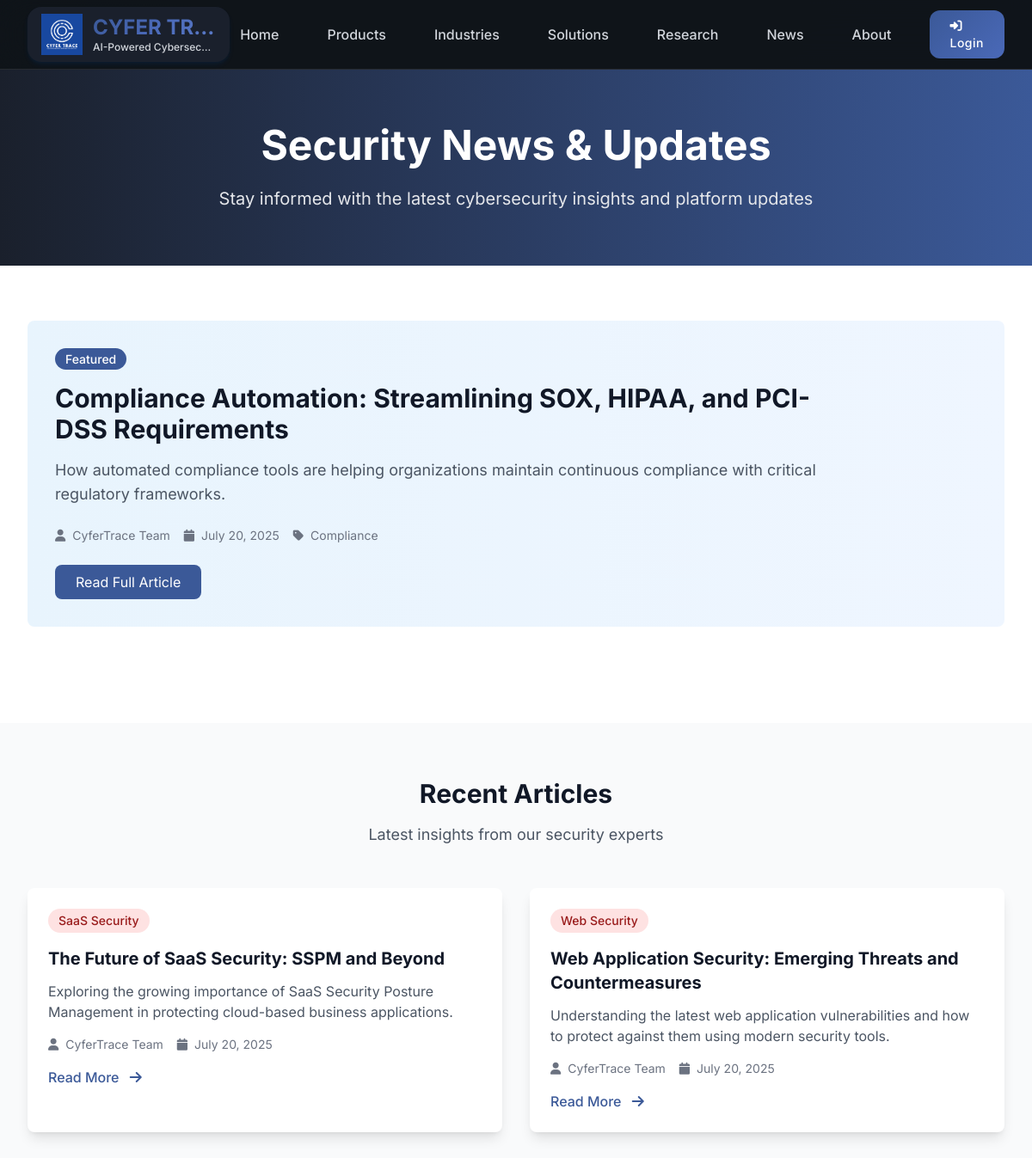
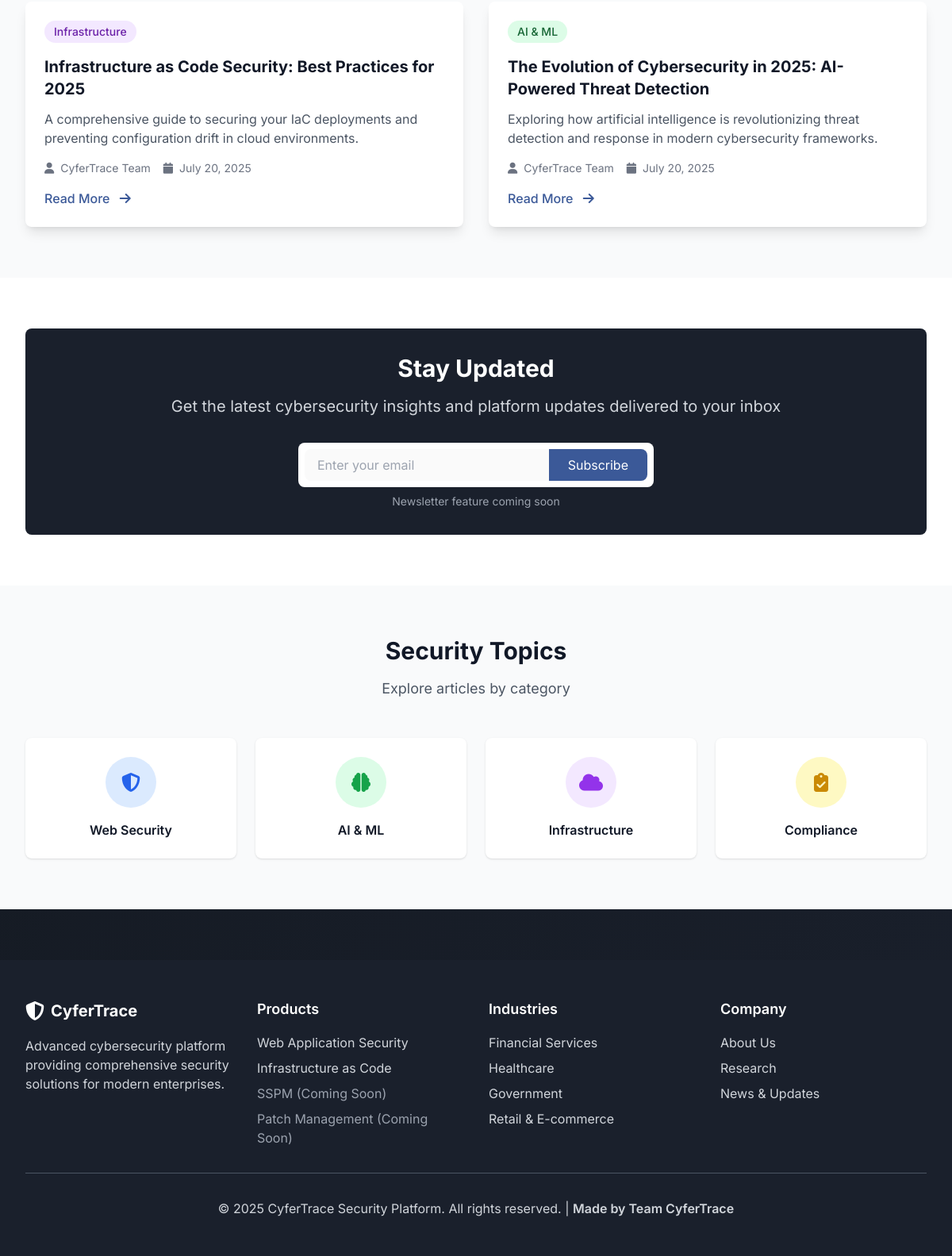
Page /news on the committed database (2 pictures, top to bottom).
### models.py (models this page shows)
class BlogPost(db.Model):
    id = db.Column(db.Integer, primary_key=True)
    title = db.Column(db.String(200), nullable=False)
    content = db.Column(db.Text, nullable=False)
    excerpt = db.Column(db.String(300))
    author = db.Column(db.String(100), default='CyferTrace Team')
    created_at = db.Column(db.DateTime, default=datetime.utcnow)
    published = db.Column(db.Boolean, default=True)
    category = db.Column(db.String(50), default='Security')

### routes.py (the view)
@app.route('/news')
def news():
    posts = BlogPost.query.filter_by(published=True).order_by(BlogPost.created_at.desc()).limit(10).all()
    return render_template('news.html', posts=posts)

### templates/news.html (shortened to what this page needs)
{% extends "base.html" %}
{% block content %}
<section class="bg-gradient-to-r from-cyber-dark to-cyber-blue text-white py-16">
    <div class="max-w-7xl mx-auto px-4 sm:px-6 lg:px-8">
        <div class="text-center">
            <h1 class="text-4xl md:text-5xl font-bold mb-6">Security News & Updates</h1>
            <p class="text-xl text-gray-200 max-w-3xl mx-auto">
                Stay informed with the latest cybersecurity insights and platform updates
            </p>
        </div>
    </div>
</section>
{% if posts %}
<section class="py-16 bg-white">
    <div class="max-w-7xl mx-auto px-4 sm:px-6 lg:px-8">
        <div class="bg-gradient-to-r from-cyber-light to-blue-50 rounded-lg p-8 mb-12">
            <div class="max-w-4xl">
                <span class="bg-cyber-blue text-white px-3 py-1 rounded-full text-sm font-medium">Featured</span>
                <h2 class="text-3xl font-bold text-gray-900 mt-4 mb-4">{{ posts[0].title }}</h2>
                <p class="text-lg text-gray-600 mb-6">{{ posts[0].excerpt }}</p>
                <div class="flex items-center text-sm text-gray-500 mb-6">
                    <i class="fas fa-user mr-2"></i>
                    <span class="mr-4">{{ posts[0].author }}</span>
                    <i class="fas fa-calendar mr-2"></i>
                    <span class="mr-4">{{ posts[0].created_at.strftime('%B %d, %Y') }}</span>
                    <i class="fas fa-tag mr-2"></i>
                    <span>{{ posts[0].category }}</span>
                </div>
                <button class="bg-cyber-blue text-white px-6 py-2 rounded-lg hover:bg-blue-700 transition-colors" onclick="toggleArticle('article-0')">
                    Read Full Article
                </button>
            </div>
        </div>
    </div>
</section>
{% endif %}
<section class="py-16 bg-gray-50">
    <div class="max-w-7xl mx-auto px-4 sm:px-6 lg:px-8">
        <div class="text-center mb-12">
            <h2 class="text-3xl font-bold text-gray-900 mb-4">Recent Articles</h2>
            <p class="text-lg text-gray-600">Latest insights from our security experts</p>
        </div>
        {% if posts|length > 1 %}
        <div class="grid grid-cols-1 lg:grid-cols-2 gap-8">
            {% for post in posts[1:] %}
            <div class="bg-white rounded-lg shadow-lg overflow-hidden">
                <div class="p-6">
                    <div class="flex items-center mb-4">
                        <span class="bg-{{ 'blue' if post.category == 'Security' else 'green' if post.category == 'AI & ML' else 'purple' if post.category == 'Infrastructure' else 'yellow' if post.category == 'Compliance' else 'red' }}-100 text-{{ 'blue' if post.category == 'Security' else 'green' if post.category == 'AI & ML' else 'purple' if post.category == 'Infrastructure' else 'yellow' if post.category == 'Compliance' else 'red' }}-800 px-3 py-1 rounded-full text-sm font-medium">
                            {{ post.category }}
                        </span>
                    </div>
                    <h3 class="text-xl font-bold text-gray-900 mb-3">{{ post.title }}</h3>
                    <p class="text-gray-600 mb-4">{{ post.excerpt }}</p>
                    <div class="flex items-center text-sm text-gray-500 mb-4">
                        <i class="fas fa-user mr-2"></i>
                        <span class="mr-4">{{ post.author }}</span>
                        <i class="fas fa-calendar mr-2"></i>
                        <span>{{ post.created_at.strftime('%B %d, %Y') }}</span>
                    </div>
                    <button class="text-cyber-blue hover:text-blue-700 transition-colors font-medium" onclick="toggleArticle('article-{{ loop.index }}')">
                        Read More <i class="fas fa-arrow-right ml-2"></i>
                    </button>
                </div>
            </div>
            {% endfor %}
        </div>
        {% else %}
        <div class="text-center py-12">
            <i class="fas fa-newspaper text-gray-400 text-6xl mb-4"></i>
            <h3 class="text-xl font-semibold text-gray-600 mb-2">No articles available</h3>
            <p class="text-gray-500">Check back soon for the latest security insights and updates.</p>
        </div>
        {% endif %}
    </div>
</section>
<section class="py-16 bg-white">
    <div class="max-w-7xl mx-auto px-4 sm:px-6 lg:px-8">
        <div class="bg-cyber-dark rounded-lg p-8 text-center text-white">
            <h2 class="text-3xl font-bold mb-4">Stay Updated</h2>
            <p class="text-xl text-gray-300 mb-8">
                Get the latest cybersecurity insights and platform updates delivered to your inbox
            </p>
            <div class="max-w-md mx-auto">
                <div class="bg-white rounded-lg p-2 flex">
                    <input type="email" placeholder="Enter your email" class="flex-1 px-4 py-2 text-gray-900 rounded-l-lg focus:outline-none" disabled>
                    <button class="bg-cyber-blue text-white px-6 py-2 rounded-r-lg hover:bg-blue-700 transition-colors" disabled>
                        Subscribe
                    </button>
                </div>
                <p class="text-sm text-gray-400 mt-2">Newsletter feature coming soon</p>
            </div>
        </div>
    </div>
</section>
<section class="py-16 bg-gray-50">
    <div class="max-w-7xl mx-auto px-4 sm:px-6 lg:px-8">
        <div class="text-center mb-12">
            <h2 class="text-3xl font-bold text-gray-900 mb-4">Security Topics</h2>
            <p class="text-lg text-gray-600">Explore articles by category</p>
        </div>
        <div class="grid grid-cols-2 md:grid-cols-4 gap-6">
            <div class="bg-white rounded-lg shadow p-6 text-center hover:shadow-lg transition-shadow">
                <div class="bg-blue-100 p-3 rounded-full w-16 h-16 mx-auto mb-4 flex items-center justify-center">
                    <i class="fas fa-shield-alt text-blue-600 text-2xl"></i>
                </div>
                <h3 class="font-semibold text-gray-900">Web Security</h3>
            </div>
            <div class="bg-white rounded-lg shadow p-6 text-center hover:shadow-lg transition-shadow">
                <div class="bg-green-100 p-3 rounded-full w-16 h-16 mx-auto mb-4 flex items-center justify-center">
                    <i class="fas fa-brain text-green-600 text-2xl"></i>
                </div>
                <h3 class="font-semibold text-gray-900">AI & ML</h3>
            </div>
            <div class="bg-white rounded-lg shadow p-6 text-center hover:shadow-lg transition-shadow">
                <div class="bg-purple-100 p-3 rounded-full w-16 h-16 mx-auto mb-4 flex items-center justify-center">
                    <i class="fas fa-cloud text-purple-600 text-2xl"></i>
                </div>
                <h3 class="font-semibold text-gray-900">Infrastructure</h3>
            </div>
            <div class="bg-white rounded-lg shadow p-6 text-center hover:shadow-lg transition-shadow">
                <div class="bg-yellow-100 p-3 rounded-full w-16 h-16 mx-auto mb-4 flex items-center justify-center">
                    <i class="fas fa-clipboard-check text-yellow-600 text-2xl"></i>
                </div>
                <h3 class="font-semibold text-gray-900">Compliance</h3>
            </div>
        </div>
    </div>
</section>
{% endblock %}

### templates/base.html (shortened to what this page needs)
<!DOCTYPE html>
<html lang="en">
<head>
    <script src="https://cdn.tailwindcss.com"></script>
    <link rel="stylesheet" href="https://cdnjs.cloudflare.com/ajax/libs/font-awesome/6.4.0/css/all.min.css">
    <link rel="stylesheet" href="{{ url_for('static', filename='css/style.css') }}">
</head>
<body>
    <div class="bg-shapes">
    </div>
    <nav class="nav-glass sticky top-0 z-50">
        <div class="max-w-7xl mx-auto px-4 sm:px-6 lg:px-8">
            <div class="flex justify-between h-20">
                <div class="flex items-center">
                    <a href="{{ url_for('index') }}" class="flex items-center group bg-cyber-dark rounded-2xl px-4 py-2 shadow-cyber" style="min-width:220px; max-width:100%; overflow:hidden;">
                        <div class="relative flex-shrink-0">
                            <img src="{{ url_for('static', filename='images/cyfer-logo.png') }}" alt="CyferTrace" class="h-12 w-12 mr-3 group-hover:scale-105 transition-transform">
                        </div>
                        <div class="flex flex-col flex-shrink min-w-0">
                            <span class="text-2xl font-bold gradient-text-blue truncate leading-tight">CYFER TRACE</span>
                            <span class="text-xs text-gray-300 font-medium truncate">AI-Powered Cybersecurity</span>
                        </div>
                    </a>
                </div>
                <div class="hidden lg:flex items-center space-x-8">
                    <a href="{{ url_for('index') }}" class="nav-link text-gray-300 hover:text-white font-medium px-3 py-2">Home</a>
                    <a href="{{ url_for('products') }}" class="nav-link text-gray-300 hover:text-white font-medium px-3 py-2">Products</a>
                    <a href="{{ url_for('industries') }}" class="nav-link text-gray-300 hover:text-white font-medium px-3 py-2">Industries</a>
                    <a href="{{ url_for('solutions') }}" class="nav-link text-gray-300 hover:text-white font-medium px-3 py-2">Solutions</a>
                    <a href="{{ url_for('research') }}" class="nav-link text-gray-300 hover:text-white font-medium px-3 py-2">Research</a>
                    <a href="{{ url_for('news') }}" class="nav-link text-gray-300 hover:text-white font-medium px-3 py-2">News</a>
                    <a href="{{ url_for('about') }}" class="nav-link text-gray-300 hover:text-white font-medium px-3 py-2">About</a>
                    {% if current_user.is_authenticated %}
                        {% if current_user.role == 'admin' %}
                            <a href="{{ url_for('admin_dashboard') }}" class="nav-link text-gray-300 hover:text-white font-medium px-3 py-2 flex items-center gap-1">
                                <i class="fas fa-cog"></i><span>Admin</span>
                            </a>
                        {% endif %}
                        <a href="{{ url_for('logout') }}" class="btn-outline px-5 py-2 text-sm font-medium ml-2 flex items-center gap-1" style="margin-top:2px;">
                            <i class="fas fa-sign-out-alt"></i><span>Logout</span>
                        </a>
                    {% else %}
                        <a href="{{ url_for('login') }}" class="btn-cyber px-6 py-2 text-sm font-medium">
                            <i class="fas fa-sign-in-alt mr-2"></i>Login
                        </a>
                    {% endif %}
                </div>
            </div>
        </div>
    </nav>
    <main>
        {% block content %}{% endblock %}
    </main>
    <footer class="bg-cyber-dark text-white mt-16">
        <div class="max-w-7xl mx-auto px-4 sm:px-6 lg:px-8 py-12">
            <div class="grid grid-cols-1 md:grid-cols-4 gap-8">
                <div>
                    <div class="flex items-center mb-4">
                        <i class="fas fa-shield-alt text-2xl mr-2"></i>
                        <span class="text-xl font-bold">CyferTrace</span>
                    </div>
                    <p class="text-gray-300">
                        Advanced cybersecurity platform providing comprehensive security solutions
                        for modern enterprises.
                    </p>
                </div>
                <div>
                    <h3 class="text-lg font-semibold mb-4">Products</h3>
                    <ul class="space-y-2 text-gray-300">
                        <li><a href="{{ url_for('was_scanner') }}" class="hover:text-white">Web Application Security</a></li>
                        <li><a href="{{ url_for('iac_scanner') }}" class="hover:text-white">Infrastructure as Code</a></li>
                        <li><span class="text-gray-400">SSPM (Coming Soon)</span></li>
                        <li><span class="text-gray-400">Patch Management (Coming Soon)</span></li>
                    </ul>
                </div>
                <div>
                    <h3 class="text-lg font-semibold mb-4">Industries</h3>
                    <ul class="space-y-2 text-gray-300">
                        <li><a href="{{ url_for('industries') }}" class="hover:text-white">Financial Services</a></li>
                        <li><a href="{{ url_for('industries') }}" class="hover:text-white">Healthcare</a></li>
                        <li><a href="{{ url_for('industries') }}" class="hover:text-white">Government</a></li>
                        <li><a href="{{ url_for('industries') }}" class="hover:text-white">Retail & E-commerce</a></li>
                    </ul>
                </div>
                <div>
                    <h3 class="text-lg font-semibold mb-4">Company</h3>
                    <ul class="space-y-2 text-gray-300">
                        <li><a href="{{ url_for('about') }}" class="hover:text-white">About Us</a></li>
                        <li><a href="{{ url_for('research') }}" class="hover:text-white">Research</a></li>
                        <li><a href="{{ url_for('news') }}" class="hover:text-white">News & Updates</a></li>
                    </ul>
                </div>
            </div>
            <div class="border-t border-gray-600 mt-8 pt-8 text-center">
                <p class="text-gray-300">
                    &copy; 2025 CyferTrace Security Platform. All rights reserved. |
                    <span class="font-semibold">Made by Team CyferTrace</span>
                </p>
            </div>
        </div>
    </footer>
</body>
</html>

### static/css/style.css (style rules this page uses)
* { margin: 0; padding: 0; box-sizing: border-box; font-family: 'Inter', -apple-system, BlinkMacSystemFont, sans-serif; }
body { background: linear-gradient(135deg, #0f1419 0%, #1a202c 100%); color: #e2e8f0; line-height: 1.7; overflow-x: hidden; }
* { transition: all 0.3s cubic-bezier(0.4, 0, 0.2, 1); }
.bg-shapes { position: fixed; top: 0; left: 0; width: 100%; height: 100%; z-index: -1; overflow: hidden; }
.gradient-text-blue { background: linear-gradient(135deg, #3B5998, #4A69B8, #5B7BC8); -webkit-background-clip: text; -webkit-text-fill-color: transparent; background-clip: text; }
.btn-cyber { background: linear-gradient(135deg, #3B5998 0%, #4A69B8 100%); border: none; color: white; font-weight: 600; letter-spacing: 0.5px; position: relative; overflow: hidden; border-radius: 12px; transition: all 0.3s ease; }
.btn-cyber::before { content: ''; position: absolute; top: 0; left: -100%; width: 100%; height: 100%; background: linear-gradient(90deg, transparent, rgba(255, 255, 255, 0.2), transparent); transition: left 0.5s ease; }
.nav-glass { background: rgba(15, 20, 25, 0.8); backdrop-filter: blur(20px); border-bottom: 1px solid rgba(255, 255, 255, 0.1); }
.nav-link { position: relative; transition: all 0.3s ease; }
.nav-link::after { content: ''; position: absolute; bottom: -2px; left: 0; width: 0; height: 2px; background: linear-gradient(135deg, #3B5998, #4A69B8); transition: width 0.3s ease; }
.shadow-cyber { box-shadow: 0 4px 6px -1px rgba(0, 102, 204, 0.1), 0 2px 4px -1px rgba(0, 102, 204, 0.06); }

### rows in the picture
BlogPost: title "Compliance Automation: Streamlining SOX, HIPAA, and PCI-DSS Requirements", excerpt "How automated compliance tools are helping organizations maintain continuous compliance with critical regulatory frameworks.", author "CyferTrace Team", created_at "July 20, 2025", category "Compliance"
BlogPost: category "SaaS Security", title "The Future of SaaS Security: SSPM and Beyond", excerpt "Exploring the growing importance of SaaS Security Posture Management in protecting cloud-based business applications.", author "CyferTrace Team", created_at "July 20, 2025"
BlogPost: category "Web Security", title "Web Application Security: Emerging Threats and Countermeasures", excerpt "Understanding the latest web application vulnerabilities and how to protect against them using modern security tools.", author "CyferTrace Team", created_at "July 20, 2025"
BlogPost: category "Infrastructure", title "Infrastructure as Code Security: Best Practices for 2025", excerpt "A comprehensive guide to securing your IaC deployments and preventing configuration drift in cloud environments.", author "CyferTrace Team", created_at "July 20, 2025"
BlogPost: category "AI & ML", title "The Evolution of Cybersecurity in 2025: AI-Powered Threat Detection", excerpt "Exploring how artificial intelligence is revolutionizing threat detection and response in modern cybersecurity frameworks.", author "CyferTrace Team", created_at "July 20, 2025"
